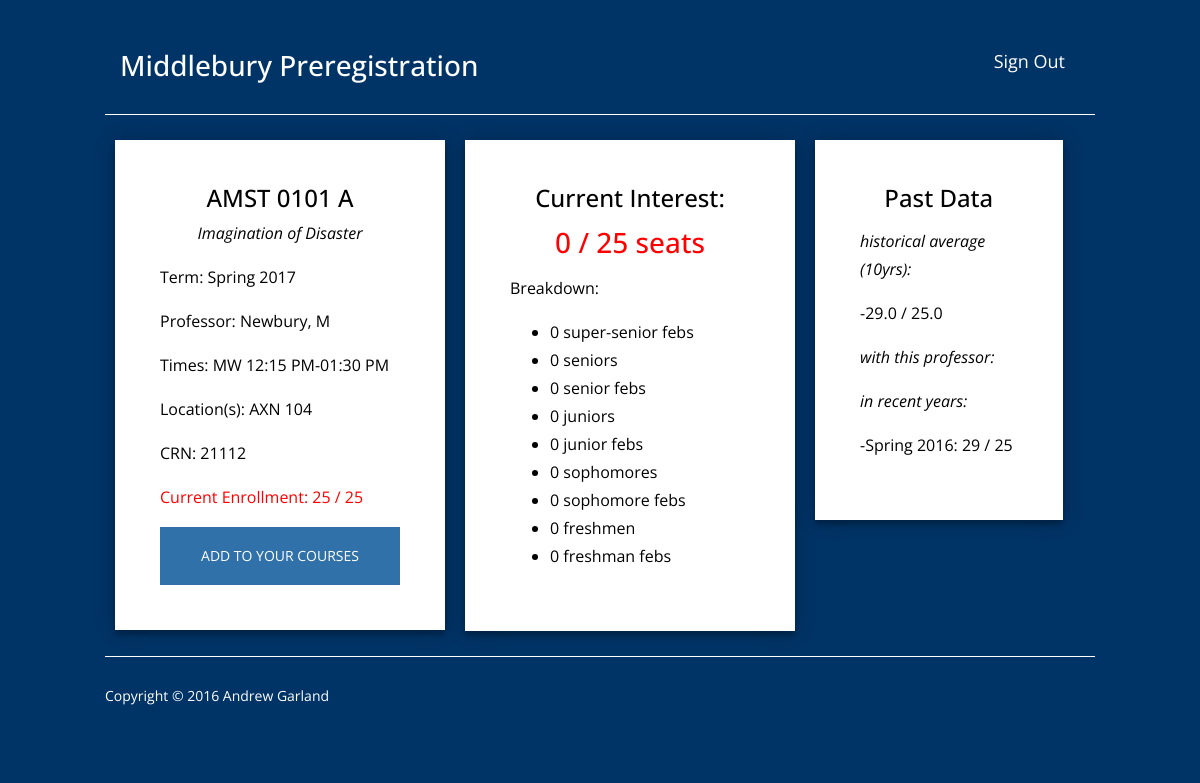
The page /courses/AMST 0101 A/ (signed in) on the database its author committed.
### mprsite/models.py (models this page shows)
class CurrentCourse(models.Model):
	crn = models.CharField(max_length = 5);
	course_title = models.CharField(max_length = 200);
	course_number = models.CharField(max_length = 15);
	year = models.PositiveSmallIntegerField(default = 0);
	term = models.CharField(max_length = 6);
	professor = models.CharField(max_length = 50);
	max_num_seats = models.PositiveSmallIntegerField(default = 0);
	filled_num_seats = models.PositiveSmallIntegerField(default = 0);
	waitlist_seats = models.PositiveSmallIntegerField(default = 0);
	filled_waitlist_seats = models.PositiveSmallIntegerField(default = 0);
	xlist_seats = models.PositiveSmallIntegerField(default = 0);
	filled_xlist_seats = models.PositiveSmallIntegerField(default = 0);
	start_time_one = models.CharField(max_length = 10);
	end_time_one = models.CharField(max_length = 10);
	start_time_two = models.CharField(max_length = 10);
	end_time_two = models.CharField(max_length = 10);
	days_one = models.CharField(max_length = 5);
	days_two = models.CharField(max_length = 5);
	location_one = models.CharField(max_length = 25);
	location_two = models.CharField(max_length = 25);
	cw = models.BooleanField(default = False);
	reserved_seats = models.PositiveSmallIntegerField(default = 0);
	num_tokens = models.PositiveSmallIntegerField(default = 0);
	num_seniors = models.PositiveSmallIntegerField(default = 0);
	num_juniors = models.PositiveSmallIntegerField(default = 0);
	num_sophomores = models.PositiveSmallIntegerField(default = 0);
	num_freshmen = models.PositiveSmallIntegerField(default = 0);
	num_super_senior_febs = models.PositiveSmallIntegerField(default = 0);
	num_senior_febs = models.PositiveSmallIntegerField(default = 0);
	num_junior_febs = models.PositiveSmallIntegerField(default = 0);
	num_sophomore_febs = models.PositiveSmallIntegerField(default = 0);
	num_freshman_febs = models.PositiveSmallIntegerField(default = 0);

class PastCourse(models.Model):
	crn = models.CharField(max_length = 5);
	course_title = models.CharField(max_length = 200);
	course_number = models.CharField(max_length = 15);
	year = models.PositiveSmallIntegerField(default = 0);
	term = models.CharField(max_length = 6);
	professor = models.CharField(max_length = 50);
	cw = models.BooleanField(default = False);
	max_num_seats = models.PositiveSmallIntegerField(default = 0);
	filled_num_seats = models.PositiveSmallIntegerField(default = 0);
	waitlist_seats = models.PositiveSmallIntegerField(default = 0);
	filled_waitlist_seats = models.PositiveSmallIntegerField(default = 0);
	xlist_seats = models.PositiveSmallIntegerField(default = 0);
	filled_xlist_seats = models.PositiveSmallIntegerField(default = 0);

### mprsite/views.py (the view, shortened to what this page needs)
# urls.py: url(r'^courses/(?P<course_num>.+)/$', views.course, name = 'course'),
@login_required(login_url='accounts/login/')
def course(request, course_num):
	max_val = 4
	up = request.user.userprofile
	course = get_object_or_404(CurrentCourse, course_number=course_num);
	gen_num = course.course_number[:-2];
	all_list = PastCourse.objects.filter(course_number__startswith=gen_num)
	last = all_list.count()
	prof_list = all_list.filter(professor=course.professor).order_by('-year')
	recent_list = all_list.order_by('-year')
	'''
	if prof_list.count() >= max_val:
		prof_list = prof_list[max_val - 1]
	if recent_list.count() >= max_val:
		recent_list = recent_list[max_val - 1]
	'''
	avg_enroll = all_list.aggregate(Avg('filled_num_seats')).get('filled_num_seats__avg')
	avg_capac = all_list.aggregate(Avg('max_num_seats')).get('max_num_seats__avg')
	if avg_enroll is not None:
		avg_enroll = round(all_list.aggregate(Avg('filled_num_seats')).get('filled_num_seats__avg'), 1)
	if avg_capac is not None:
		avg_capac = round(all_list.aggregate(Avg('max_num_seats')).get('max_num_seats__avg'), 1)
	diff = up.grad_year - course.year;
	if diff % 1 == .5:
		feb = True
		diff -= .5
	else:
		feb = False
	if course.term.lower() == 'fall':
		diff -= 1
	if diff == -1:
		user = 'Super-Senior'
	elif diff == 0:
		user = 'Senior'
	elif diff == 1:
		user = 'Junior'
	elif diff == 2:
		user = 'Sophomore'
	else:
		user = 'Freshman'
	if up.token_one == course.crn:
		interest = True
	elif up.token_two == course.crn:
		interest = True
	elif up.token_three == course.crn:
		interest = True
	elif up.token_four == course.crn:
		interest = True
	else:
		interest = False
	context = {'course': course, 'prof_list': prof_list, 'recent_list': recent_list, 'gen': gen_num, 'interest': interest, 'avg_enroll': avg_enroll, 'avg_capac': avg_capac};
	return render(request, 'mprsite/course.html', context);

### mprsite/templatetags/mprsite_extras.py (called while the page is built)
@register.filter
def to_class_name(value):
    return value.__class__.__name__

### mprsite/templates/mprsite/course.html (shortened to what this page needs)
{% extends 'base.html' %}
{% load static %}
{% load mprsite_extras %}
{% block content %}
{% if course|to_class_name == 'CurrentCourse' %}
<div class="container">
  <div class="row">
    <div class="form col-md-4" id="courseinfo">
      <h2>{{ course.course_number }}</h2>
      <p class="title">{{course.course_title}}</p>
      <p>Term: {{course.term}} {{course.year}}</p>
      <p>Professor: {{ course.professor }}</p>
      <p>Times: {{course.days_one}} {{course.start_time_one}}-{{course.end_time_one}}{% if course.days_two %}, {course.days_two}} {{course.start_time_two}} - {{course.end_time_two}}{%endif%}</p>
      <p>Location(s): {{course.location_one}}{% if course.location_two %}, {{course.location_two}}{%endif%}</p>
      <p>CRN: {{ course.crn }}</p>
      <p class="currEn">Current Enrollment: {{course.filled_num_seats}} / {{course.max_num_seats}}</p>
      {% if not interest %}
      <form method="post">
        <button type="submit" name="Place Token" value="Mark as interested">Add to Your Courses</button>
      </form>
      {% else %}
      <form method="post">
        {% csrf_token %}
        <button type="submit" name="Remove Token" value="Remove interest">Remove from Your Courses</button>
      </form>
      {% endif %}
    </div>
    <div class="form col-md-4" id="currentinfo">
      <h2>Current Interest:</h2>
      <h1 class="seating">{{ course.num_tokens }} / {{ course.max_num_seats }} seats</h1>
      <p>Breakdown:</p>
      <ul>
        <li>{{ course.num_super_senior_febs }} super-senior febs</li>
        <li>{{ course.num_seniors }} seniors</li>
        <li>{{ course.num_senior_febs }} senior febs</li>
        <li>{{ course.num_juniors }} juniors</li>
        <li>{{ course.num_junior_febs }} junior febs</li>
        <li>{{ course.num_sophomores }} sophomores</li>
        <li>{{ course.num_sophomore_febs }} sophomore febs</li>
        <li>{{ course.num_freshmen }} freshmen</li>
        <li>{{ course.num_freshman_febs }} freshman febs</li>
      </ul>
    </div>
    <div class="form col-md-3" id="pastinfo">
      <h2>Past Data</h2>
      {% if avg_enroll > 0 %}
      <p class="title">historical average (10yrs):</p>
      <p>-{{avg_enroll}} / {{avg_capac}}</p>
      {% endif %}
      <p class="title">with this professor:</p>
      <p class="title">in recent years:</p>
      {% for past in recent_list %}
        <p>-{{past.term}} {{past.year}}: {{ past.filled_num_seats }} / {{ past.max_num_seats }}</p>
      {% endfor %}
    </div>
  </div>
</div>
{% else %}
    <p>This course is not being offered in an upcoming semester.</p>
{% endif %}
{% endblock content %}

### mprsite/templates/base.html (shortened to what this page needs)
{% load static %}
<!DOCTYPE html>
<html lang="en">
<head>
    {% load static %}
    <link rel="stylesheet" type="text/css" href="{% static 'mprsite/css/bootstrap.min.css' %}" />
    <link rel="stylesheet" type="text/css" href="{% static 'mprsite/css/sitestyle.css' %}" />
    <link rel="stylesheet" type="text/css" href="{% static 'mprsite/css/pre.css' %}" />
</head>
<body>
<header id="top">
	<div class="container">
        <div class="row">
            <div class="col-lg-8 site-title main-menu">
                <a id="MPR" class="nav-link" href="/">
                    <h1>Middlebury Preregistration</h1>
                </a>
            </div>
            <div class="col-lg-4 main-menu">
                <nav class="navbar navbar-light">
                  <ul class="nav navbar-nav single-page-nav">
                    <li class="nav-item">
                      <a class="nav-link" href="/accounts/logout/" id="SignInOut">Sign Out</a>
                    </li>
                  </ul>
                </nav>
            </div>
        </div>
        <div class="row">
            <div class="col-md-12" id="hereA">
            	<hr class="sigma-hr">
            </div>
        </div>
    </div>
</header>
{% block content %}{% endblock content %}
<footer>
	<div class="container">
    	<div class="row">
            <div class="col-md-12" id="hereB">
            	<hr class="sigma-hr">
            </div>
        </div>
        <div class="row">
        	<div class="sigma-copyright col-lg-8" id="cpr">
            	<p>Copyright © 2016 Andrew Garland</p>
            </div>
        </div>
    </div>
</footer>
</body>
</html>

### mprsite/static/mprsite/css/sitestyle.css (style rules this page uses)
body { font-family: "Open Sans", sans-serif; font-size: 18px; font-weight: normal; line-height: 34px; }
h1 { font-size: 34px; }
#MPR h1 { text-decoration: none; color: #FFF; }
#SignInOut { color: #FFF; }
h2 { font-size: 30px; }
.site-title { padding: 0; margin-top: 30px; }
.site-title h1 { color: #FFF; }
.main-menu { margin-top: 40px; }
.navbar { float: right; padding: 0 !important; margin: 0 !important; }
.nav-link { padding: 10px 15px; font-size: 18px; }
.sigma-hr { margin: 15px -15px !important; color: #FFF; }
.sigma-copyright { margin: 0; padding: 10px 0 30px 0; font-size: 14px; color: #FFF; }
@media (max-width:1330px) { body { font-size: 16px; line-height: 28px; } }
@media (max-width:1330px) { h1 { font-size: 28px; } }
@media (max-width:1330px) { h2 { font-size: 24px; } }

### mprsite/static/mprsite/css/pre.css (style rules this page uses)
.form { position: relative; color: #000; font-size: 24; z-index: 1; background: #FFFFFF; max-width: 360px; margin: 0 auto 100px; padding: 45px; text-align: center; box-shadow: 0 0 20px 0 rgba(0, 0, 0, 0.2), 0 5px 5px 0 rgba(0, 0, 0, 0.24); }
.form button { font-family: "Open Sans", sans-serif; text-transform: uppercase; outline: 0; background: #3071A9; width: 100%; border: 0; padding: 15px; color: #FFFFFF; font-size: 14px; -webkit-transition: all 0.3 ease; transition: all 0.3 ease; cursor: pointer; }
.container { position: relative; z-index: 1; max-width: 990px; margin: 0 auto; }
.container:before, .container:after { content: ""; display: block; clear: both; }
#SignInOut { color: #FFF; }
#cpr p { color: #FFF; }
#mycourses p, #courseinfo p, #currentinfo p, #pastinfo p { text-align: left; }
#currentinfo li { text-align: left; }
#courseinfo, #currentinfo, #pastinfo { margin: 10px; }
#courseinfo .title { text-align: center; font-style: italic; }
#pastinfo .title { font-style: italic; }
#currentinfo h1 { color: red; }
#courseinfo .currEn { color: red; }
#hereB hr, #hereA hr { border-color: #FFF; }
body { background: #003366; background: -webkit-linear-gradient(right, #003366, #003366); background: -moz-linear-gradient(right, #003366, #003366); background: -o-linear-gradient(right, #003366, #003366); background: linear-gradient(to left, #003366, #003366); font-family: "Open Sans", sans-serif; }

### rows shown on the page
CurrentCourse: course_number "AMST 0101 A", course_title "Imagination of Disaster", term "Spring", year "2017", professor "Newbury, M", days_one "MW", start_time_one "12:15 PM", end_time_one "01:30 PM", location_one "AXN 104", crn "21112", filled_num_seats "25", max_num_seats "25", num_tokens "0", num_super_senior_febs "0", num_seniors "0", num_senior_febs "0", num_juniors "0", num_junior_febs "0", num_sophomores "0", num_sophomore_febs "0", num_freshmen "0", num_freshman_febs "0"
PastCourse: term "Spring", year "2016", filled_num_seats "29", max_num_seats "25"

### other values the page prints
{{ avg_enroll }} "29.0"
{{ avg_capac }} "25.0"
